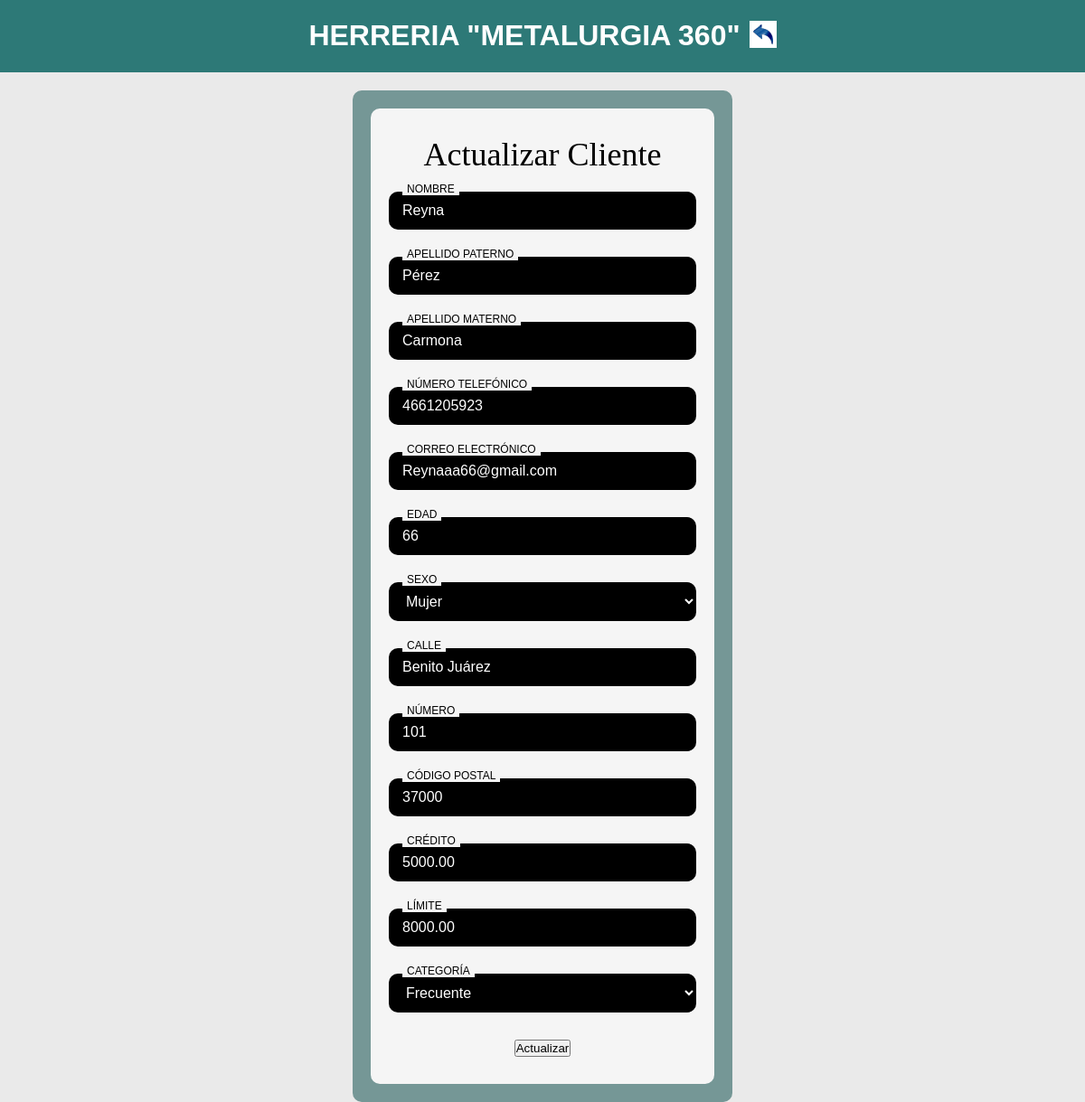
The page /EditarClientes.php?idCliente=6 on the database its author committed.
### tables this page shows
CREATE TABLE `Clientes` (
  `idCliente` int NOT NULL,
  `Credito` decimal(10,2) NOT NULL,
  `Limite` decimal(10,2) NOT NULL,
  `idPersona` int NOT NULL,
  `idDescuento` int DEFAULT NULL
);

CREATE TABLE `Personas` (
  `idPersona` int NOT NULL,
  `Nombre` varchar(50) NOT NULL,
  `Paterno` varchar(50) NOT NULL,
  `Materno` varchar(50) NOT NULL,
  `Telefono` varchar(10) NOT NULL,
  `Email` varchar(50) NOT NULL,
  `Edad` smallint NOT NULL,
  `Sexo` enum('H','M') NOT NULL,
  `idDomicilio` int DEFAULT NULL,
  `Estatus` enum('Activo','Inactivo') NOT NULL DEFAULT 'Activo'
);

CREATE TABLE `Domicilios` (
  `idDomicilio` int NOT NULL,
  `Calle` varchar(50) NOT NULL,
  `Numero` int NOT NULL,
  `c_CP` int NOT NULL
);

CREATE TABLE `CodigosPostales` (
  `c_CP` int NOT NULL,
  `d_codigo` varchar(10) NOT NULL,
  `d_CP` varchar(10) DEFAULT NULL,
  `c_tipo_asenta` int NOT NULL
);

CREATE TABLE `Descuentos` (
  `idDescuento` int NOT NULL,
  `Categoria` varchar(100) NOT NULL,
  `Porcentaje` decimal(5,2) NOT NULL
);

### EditarClientes.php (the view, shortened to what this page needs)
<?php
$host = "localhost";
$usuario = "root";
$clave = "";
$bd = "HerreriaUG";
$conexion = new mysqli($host, $usuario, $clave, $bd);
$idEmpleado = $_SESSION['id'] ?? 1;
$conexion->query("SET @id_empleado_sesion := $idEmpleado");
$idCliente = isset($_GET['idCliente']) ? (int)$_GET['idCliente'] : null;
$sql = "SELECT c.*, p.Nombre, p.Paterno, p.Materno, p.Telefono, p.Email, p.Edad, p.Sexo,
        d.Calle, d.Numero, cp.d_CP
        FROM Clientes c
        JOIN Personas p ON c.idPersona = p.idPersona
        JOIN Domicilios d ON p.idDomicilio = d.idDomicilio
        JOIN CodigosPostales cp ON d.c_CP = cp.c_CP
        WHERE c.idCliente = ?";
$stmt = $conexion->prepare($sql);
$stmt->bind_param("i", $idCliente);
$stmt->execute();
$resultado = $stmt->get_result();
$cliente = $resultado->fetch_assoc();
$sqlCategorias = "SELECT idDescuento, Categoria FROM Descuentos ORDER BY Categoria";
$resultCategorias = $conexion->query($sqlCategorias);
$categorias = [];
if ($resultCategorias) {
    while ($row = $resultCategorias->fetch_assoc()) {
        $categorias[] = $row;
    }
}
?>
<!DOCTYPE html>
<html lang="es">
<head>
    <link rel="stylesheet" type="text/css" href="EditarCliente2.css" />
</head>
<body>
    <div class="titulin">
        <h1>HERRERIA "METALURGIA 360"</h1>
        <a href="Clientes.php">
            <img src="Imagenes2/regresar.jpg" alt="Botón Atrás" class="boton-atras" />
        </a>
    </div>
    <main>
        <section class="centro">
            <br /><br />
            <div class="log">
                <div class="login">
                    <form method="POST" action="">
                        <div class="titulo">
                            <h2>Actualizar Cliente</h2>
                        </div>
                        <div class="input-group">
                            <input type="text" name="Nombre" value="<?php echo htmlspecialchars($cliente['Nombre']); ?>" required placeholder=" " />
                            <label for="Nombre">Nombre</label>
                        </div>
                        <div class="input-group">
                            <input type="text" name="Paterno" value="<?php echo htmlspecialchars($cliente['Paterno']); ?>" required placeholder=" " />
                            <label for="Paterno">Apellido Paterno</label>
                        </div>
                        <div class="input-group">
                            <input type="text" name="Materno" value="<?php echo htmlspecialchars($cliente['Materno']); ?>" required placeholder=" " />
                            <label for="Materno">Apellido Materno</label>
                        </div>
                        <div class="input-group">
                            <input type="tel" name="Telefono" value="<?php echo htmlspecialchars($cliente['Telefono']); ?>" pattern="[0-9]{10}" required placeholder=" " />
                            <label for="Telefono">Número Telefónico</label>
                        </div>
                        <div class="input-group">
                            <input type="email" name="Email" value="<?php echo htmlspecialchars($cliente['Email']); ?>" required placeholder=" " />
                            <label for="Email">Correo Electrónico</label>
                        </div>
                        <div class="input-group">
                            <input type="number" name="Edad" min="0" max="90" value="<?php echo htmlspecialchars($cliente['Edad']); ?>" required placeholder=" " />
                            <label for="Edad">Edad</label>
                        </div>
                        <div class="input-group">
                            <select name="Sexo" required>
                                <option value="M" <?php echo ($cliente['Sexo'] == 'M') ? 'selected' : ''; ?>>Mujer</option>
                            </select>
                            <label for="Sexo">Sexo</label>
                        </div>
                        <div class="input-group">
                            <input type="text" name="Calle" value="<?php echo htmlspecialchars($cliente['Calle']); ?>" required placeholder=" " />
                            <label for="Calle">Calle</label>
                        </div>
                        <div class="input-group">
                            <input type="number" name="Numero" min="1" value="<?php echo htmlspecialchars($cliente['Numero']); ?>" required placeholder=" " />
                            <label for="Numero">Número</label>
                        </div>
                        <div class="input-group">
                            <input type="text" name="d_CP" value="<?php echo htmlspecialchars($cliente['d_CP']); ?>" required placeholder=" " />
                            <label for="d_CP">Código Postal</label>
                        </div>
                        <div class="input-group">
                            <input type="number" step="0.01" name="Credito" min="0" value="<?php echo htmlspecialchars($cliente['Credito']); ?>" required placeholder=" " />
                            <label for="Credito">Crédito</label>
                        </div>
                        <div class="input-group">
                            <input type="number" step="0.01" name="Limite" min="0" value="<?php echo htmlspecialchars($cliente['Limite']); ?>" required placeholder=" " />
                            <label for="Limite">Límite</label>
                        </div>
                        <div class="input-group">
                            <select name="idDescuento" required>
                                <?php foreach ($categorias as $cat): ?>
                                    <option value="<?php echo $cat['idDescuento']; ?>"
                                        <?php echo ($cliente['idDescuento'] == $cat['idDescuento']) ? 'selected' : ''; ?>>
                                        <?php echo htmlspecialchars($cat['Categoria']); ?>
                                    </option>
                                <?php endforeach; ?>
                            </select>
                            <label for="idDescuento">Categoría</label>
                        </div>
                        <button type="submit" class="button-1">Actualizar</button>
                    </form>
                </div>
            </div>
        </section>
    </main>
</body>
</html>

### EditarCliente2.css (style rules this page uses)
* { margin: 0; padding: 0; box-sizing: border-box; }
html, body { height: 100%; font-family: 'Arial', sans-serif; background-color: #eaeaea; background-size: cover; background-position: center; background-repeat: no-repeat; min-height: 100vh; }
body { display: flex; flex-direction: column; min-height: 100vh; }
.titulin { position: fixed; top: 0; left: 0; width: 100%; height: 80px; background-color: #2d7977; border-bottom: 1px solid #2d7977; color: white; font-weight: bold; font-size: 16px; display: flex; justify-content: center; align-items: center; text-align: center; z-index: 1000; }
main { flex: 1; display: flex; justify-content: center; align-items: flex-start; padding-top: 100px; width: 100%; min-height: calc(100vh - 120px); }
.centro { display: flex; justify-content: center; width: 100%; }
.log { display: flex; justify-content: center; width: 100%; }
.login { background-color: #759796; width: 35%; max-width: 500px; min-height: 500px; border-radius: 10px; padding: 20px; display: flex; justify-content: center; align-items: center; }
form { width: 100%; height: 100%; background-color: whitesmoke; border-radius: 10px; padding: 30px 20px; display: flex; flex-direction: column; justify-content: space-between; align-items: center; }
.titulo { text-align: center; width: 100%; margin-bottom: 20px; }
.titulo h2, h2 { font-family: "Times New Roman", serif; font-size: 36px; font-weight: normal; color: black; margin: 0; }
.input-group { width: 100%; position: relative; margin-bottom: 30px; }
.input-group input, .input-group select, .input-group textarea { width: 100%; padding: 12px 15px; border-radius: 10px; border: none; font-size: 16px; background-color: black; color: white; }
.input-group label { position: absolute; top: -10px; left: 15px; background-color: whitesmoke; color: black; font-size: 12px; padding: 0 5px; text-transform: uppercase; pointer-events: none; }
.boton-atras { width: 30px; height: auto; cursor: pointer; transition: transform 0.3s ease; margin-left: 10px; }
.titulin { position: fixed; top: 0; left: 0; width: 100%; display: flex; align-items: center; justify-content: center; text-align: center; color: white; height: 80px; border-bottom: 1px solid #2d7977; background-color: #2d7977; font-size: 16px; font-weight: bold; z-index: 1000; }

### rows shown on the page
clientes: Nombre "Reyna", Paterno "Pérez", Materno "Carmona", Telefono "4661205923", Email "Reynaaa66@gmail.com", Edad "66", Calle "Benito Juárez", Numero "101", d_CP "37000", Credito "5000.00", Limite "8000.00", idDescuento "Frecuente"
personas: Sexo "Mujer"
